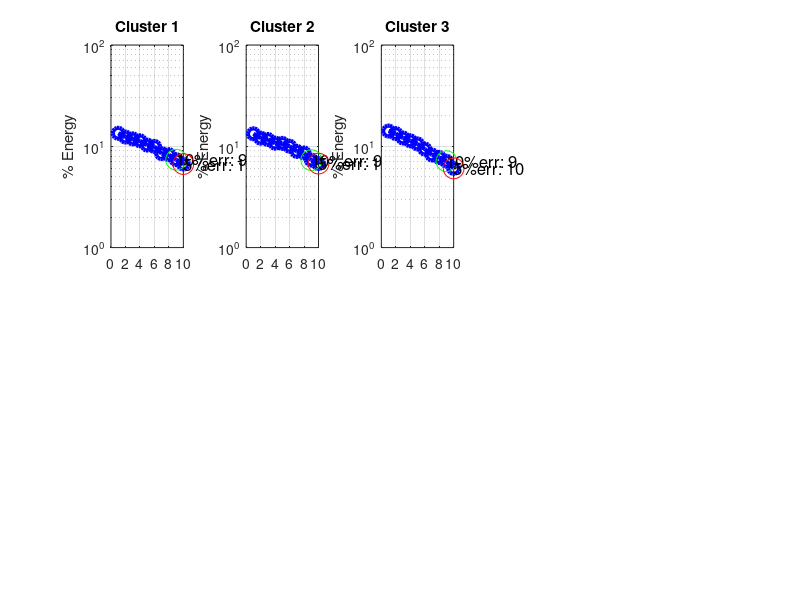

MATLAB code for this plot: (Note: this script raises an error after producing the figure.)
clear; clc; close all

load('DataTP3_Q2.mat');

K = 3;  % number of clusters

figure;  % ONE FIGURE

for k = 1:K
    % Get data from cluster k
    data_cluster = X(idx == k, :)';  % D x N matrix
    
    if size(data_cluster, 2) < 2
        subplot(2,5,k)
        title(['Cluster ' num2str(k) ' empty'])
        continue
    end
    
    % STEP 1: POD 
    mean_data = mean(data_cluster, 2);
    data_centered = data_cluster - mean_data;
    [U, S, V] = svd(data_centered, 'econ');
    
    % STEP 2: Eigenvalues
    eigenvalues = (diag(S).^2 / sum(diag(S).^2)) * 100;
    
    % STEP 3: Find modes for errors
    cum_energy = cumsum(eigenvalues);
    mode_10err = find(cum_energy >= 90, 1);  
    mode_5err  = find(cum_energy >= 95, 1);  
    
    % PLOT
    subplot(2,5,k)
    semilogy(eigenvalues, 'b-o', 'LineWidth', 3, 'MarkerSize', 8)
    hold on
    
    % MARK 10% ERROR 
    plot(mode_10err, eigenvalues(mode_10err), 'go', 'MarkerSize', 15)
    text(mode_10err, eigenvalues(mode_10err), ...
         ['10%err: ' num2str(mode_10err)], 'FontSize', 12)
    
    % MARK 5% ERROR 
    plot(mode_5err, eigenvalues(mode_5err), 'ro', 'MarkerSize', 15)
    text(mode_5err, eigenvalues(mode_5err), ...
         ['5%err: ' num2str(mode_5err)], 'FontSize', 12)
    
    title(['Cluster ' num2str(k)])
    ylabel('% Energy')
    grid on
end

sgtitle('Q3: POD Eigenvalues')

% PRINT RESULTS
fprintf('\nRESULTS Q3:\n')
fprintf('Cluster | 10%% error | 5%% error\n')
for k = 1:K
    if sum(idx==k) > 1
        data_cluster = X(idx == k, :)';
        mean_data = mean(data_cluster, 2);
        data_centered = data_cluster - mean_data;
        [~, S, ~] = svd(data_centered, 'econ');
        eigenvalues = (diag(S).^2 / sum(diag(S).^2)) * 100;
        cum_energy = cumsum(eigenvalues);
        mode_10 = find(cum_energy >= 90, 1);
        mode_5  = find(cum_energy >= 95, 1);
        fprintf('%d       |    %d     |   %d    \n', k, mode_10, mode_5)
    else
        fprintf('%d       | empty           \n', k)
    end
end
